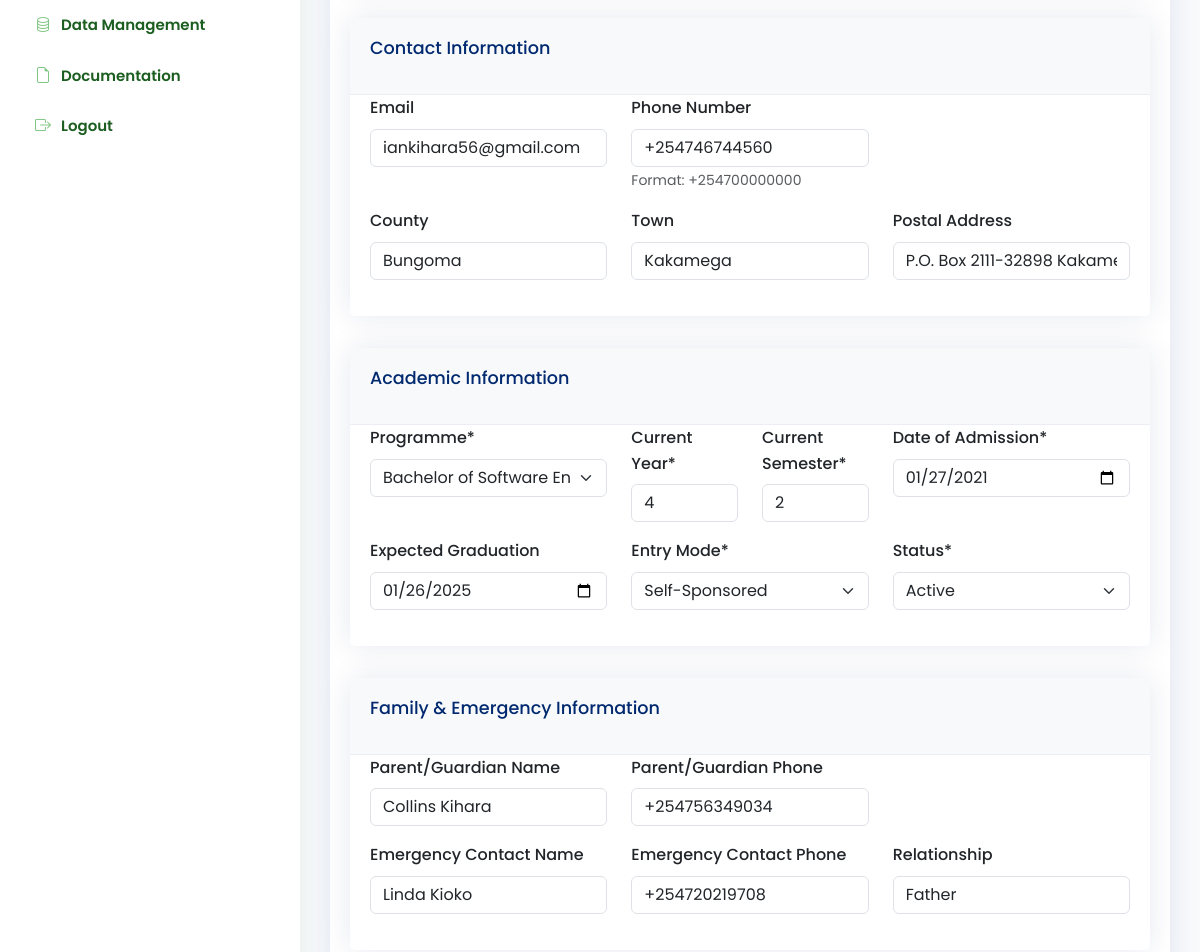
Page /students/116/update/ (signed in, middle part) on the earlier database version.
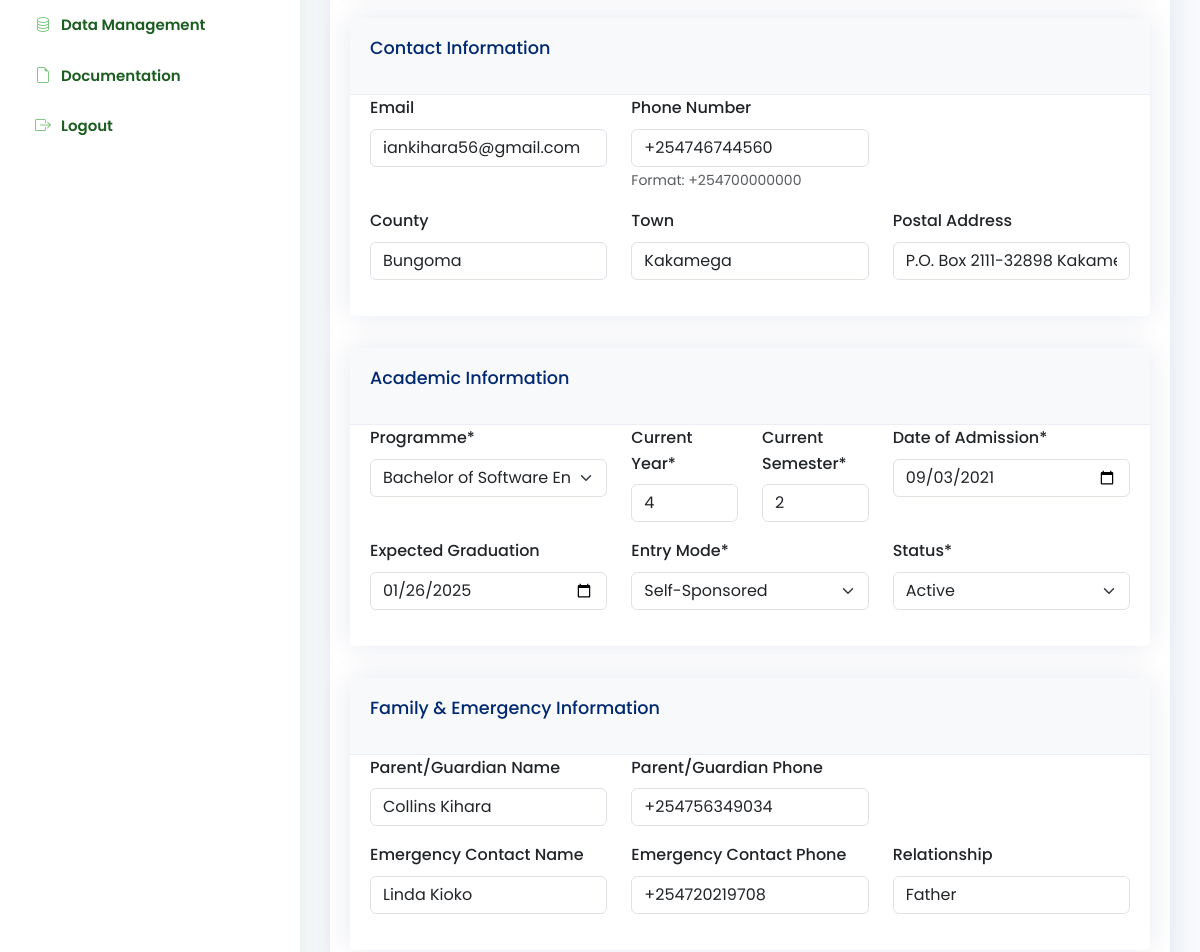
Same page on the later database version.
### students_portal/models.py (models this page shows, shortened)
class Student(models.Model):
    registration_number = models.CharField(max_length=20, unique=True)
    first_name = models.CharField(max_length=100)
    last_name = models.CharField(max_length=100)
    middle_name = models.CharField(max_length=100, blank=True, null=True)
    id_number = models.CharField(max_length=20, blank=True, null=True)
    profile_picture = models.ImageField(upload_to='lecturer_profiles/', blank=True, null=True)
    programme = models.ForeignKey(Programme, on_delete=models.CASCADE, related_name='students')
    current_year = models.IntegerField()
    current_semester = models.IntegerField()
    date_of_admission = models.DateField()
    expected_graduation_date = models.DateField(blank=True, null=True)
    date_of_birth = models.DateField(blank=True, null=True)
    gender = models.CharField(max_length=10, choices=[
        ('M', 'Male'),
        ('F', 'Female'),
        ('O', 'Other')
    ], blank=True, null=True)
    email = models.EmailField(blank=True, null=True)
    phone_number = models.CharField(max_length=15, blank=True, null=True)
    religion = models.CharField(max_length=50, blank=True, null=True)
    county = models.CharField(max_length=50, blank=True, null=True)
    town = models.CharField(max_length=50, blank=True, null=True)
    postal_address = models.CharField(max_length=100, blank=True, null=True)
    postal_code = models.CharField(max_length=10, blank=True, null=True)
    parent_name = models.CharField(max_length=100, blank=True, null=True)
    parent_phone = models.CharField(max_length=15, blank=True, null=True)
    emergency_contact_name = models.CharField(max_length=100, blank=True, null=True)
    emergency_contact_relationship = models.CharField(max_length=50, blank=True, null=True)
    emergency_contact_phone = models.CharField(max_length=15, blank=True, null=True)
    is_active = models.BooleanField(default=True)
    status = models.CharField(max_length=20, choices=[
        ('active', 'Active'),
        ('inactive', 'Inactive'),
        ('graduated', 'Graduated'),
        ('deferred', 'Deferred'),
        ('suspended', 'Suspended'),
        ('transferred', 'Transferred'),
        ('withdrawn', 'Withdrawn')
    ], default='active')
    entry_mode = models.CharField(max_length=20, choices=[
        ('government_sponsored', 'Government-Sponsored'),
        ('self_sponsored', 'Self-Sponsored'),
        ('parallel', 'Parallel'),
        ('exchange', 'Exchange'),
        ('transfer', 'Transfer')
    ], default='government_sponsored')
    scholarship_info = models.TextField(blank=True, null=True)
    created_at = models.DateTimeField(auto_now_add=True)
    updated_at = models.DateTimeField(auto_now=True)

### students_portal/views.py (the view)
# urls.py: path('students/<int:pk>/update/', views.student_update, name='student_update'),
@login_required
def student_update(request, pk):
    student = get_object_or_404(Student, pk=pk)
    if request.method == 'POST':
        form = StudentForm(request.POST, instance=student)
        if form.is_valid():
            form.save()
            messages.success(request, f"Student {student.first_name} {student.last_name} has been successfully updated.")
            return redirect('database_students_list')
    else:
        form = StudentForm(instance=student)
    return render(request, 'students/student_form.html', {'form': form})

### students_portal/models.py (called while the page is built)
    def __str__(self):
        return f"{self.name} ({self.code})"

### templates/students/student_form.html (shortened to what the changed rows need)
{% extends 'base/base.html' %}
{% block content %}
<section class="section">
    <div class="row">
        <div class="col-lg-12">
            <div class="card">
                <div class="card-body">
                    <form method="POST" enctype="multipart/form-data" class="row g-3 needs-validation" novalidate>
                        <div class="col-12">
                            <div class="card mb-3">
                                <div class="card-body">
                                    <div class="row">
                                        <div class="col-md-4 mb-3">
                                            <label for="{{ form.email.id_for_label }}" class="form-label">Email</label>
                                            {{ form.email }}
                                        </div>
                                        <div class="col-md-4 mb-3">
                                            <label for="{{ form.phone_number.id_for_label }}" class="form-label">Phone Number</label>
                                            {{ form.phone_number }}
                                            <small class="form-text text-muted">{{ form.phone_number.help_text }}</small>
                                        </div>
                                    </div>
                                    <div class="row">
                                        <div class="col-md-4 mb-3">
                                            <label for="{{ form.county.id_for_label }}" class="form-label">County</label>
                                            {{ form.county }}
                                        </div>
                                        <div class="col-md-4 mb-3">
                                            <label for="{{ form.town.id_for_label }}" class="form-label">Town</label>
                                            {{ form.town }}
                                        </div>
                                        <div class="col-md-4 mb-3">
                                            <label for="{{ form.postal_address.id_for_label }}" class="form-label">Postal Address</label>
                                            {{ form.postal_address }}
                                        </div>
                                    </div>
                                </div>
                            </div>
                        </div>
                        <div class="col-12">
                            <div class="card mb-3">
                                <div class="card-body">
                                    <div class="row">
                                        <div class="col-md-4 mb-3">
                                            <label for="{{ form.programme.id_for_label }}" class="form-label">Programme*</label>
                                            {{ form.programme }}
                                        </div>
                                        <div class="col-md-2 mb-3">
                                            <label for="{{ form.current_year.id_for_label }}" class="form-label">Current Year*</label>
                                            {{ form.current_year }}
                                        </div>
                                        <div class="col-md-2 mb-3">
                                            <label for="{{ form.current_semester.id_for_label }}" class="form-label">Current Semester*</label>
                                            {{ form.current_semester }}
                                        </div>
                                        <div class="col-md-4 mb-3">
                                            <label for="{{ form.date_of_admission.id_for_label }}" class="form-label">Date of Admission*</label>
                                            {{ form.date_of_admission }}
                                        </div>
                                    </div>
                                    <div class="row">
                                        <div class="col-md-4 mb-3">
                                            <label for="{{ form.expected_graduation_date.id_for_label }}" class="form-label">Expected Graduation</label>
                                            {{ form.expected_graduation_date }}
                                        </div>
                                        <div class="col-md-4 mb-3">
                                            <label for="{{ form.entry_mode.id_for_label }}" class="form-label">Entry Mode*</label>
                                            {{ form.entry_mode }}
                                        </div>
                                        <div class="col-md-4 mb-3">
                                            <label for="{{ form.status.id_for_label }}" class="form-label">Status*</label>
                                            {{ form.status }}
                                        </div>
                                    </div>
                                </div>
                            </div>
                        </div>
                        <div class="col-12">
                            <div class="card mb-3">
                                <div class="card-body">
                                    <div class="row">
                                        <div class="col-md-4 mb-3">
                                            <label for="{{ form.parent_name.id_for_label }}" class="form-label">Parent/Guardian Name</label>
                                            {{ form.parent_name }}
                                        </div>
                                        <div class="col-md-4 mb-3">
                                            <label for="{{ form.parent_phone.id_for_label }}" class="form-label">Parent/Guardian Phone</label>
                                            {{ form.parent_phone }}
                                        </div>
                                    </div>
                                    <div class="row">
                                        <div class="col-md-4 mb-3">
                                            <label for="{{ form.emergency_contact_name.id_for_label }}" class="form-label">Emergency Contact Name</label>
                                            {{ form.emergency_contact_name }}
                                        </div>
                                        <div class="col-md-4 mb-3">
                                            <label for="{{ form.emergency_contact_phone.id_for_label }}" class="form-label">Emergency Contact Phone</label>
                                            {{ form.emergency_contact_phone }}
                                        </div>
                                        <div class="col-md-4 mb-3">
                                            <label for="{{ form.emergency_contact_relationship.id_for_label }}" class="form-label">Relationship</label>
                                            {{ form.emergency_contact_relationship }}
                                        </div>
                                    </div>
                                </div>
                            </div>
                        </div>
                    </form>
                </div>
            </div>
        </div>
    </div>
</section>
{% endblock %}

Differences in the rows shown:
changed Student "iankihara56@gmail.com": date_of_admission "01/27/2021" → "09/03/2021"
